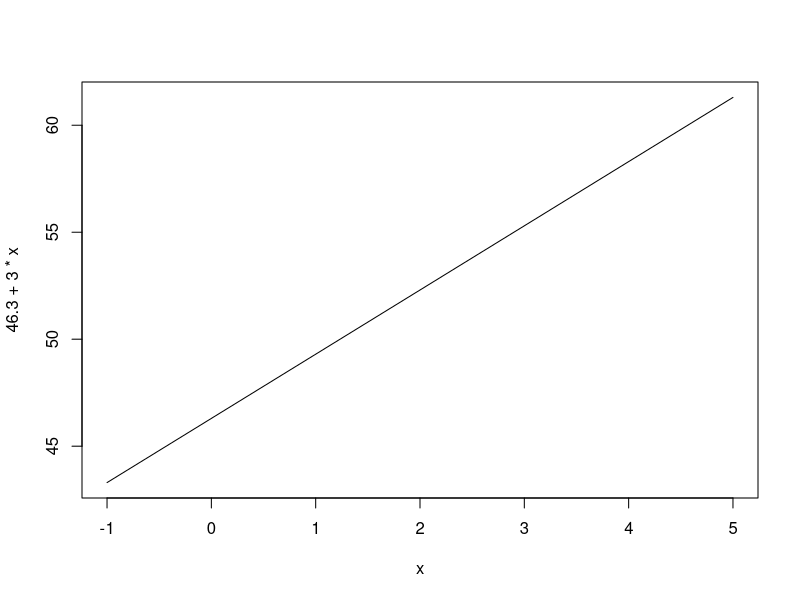
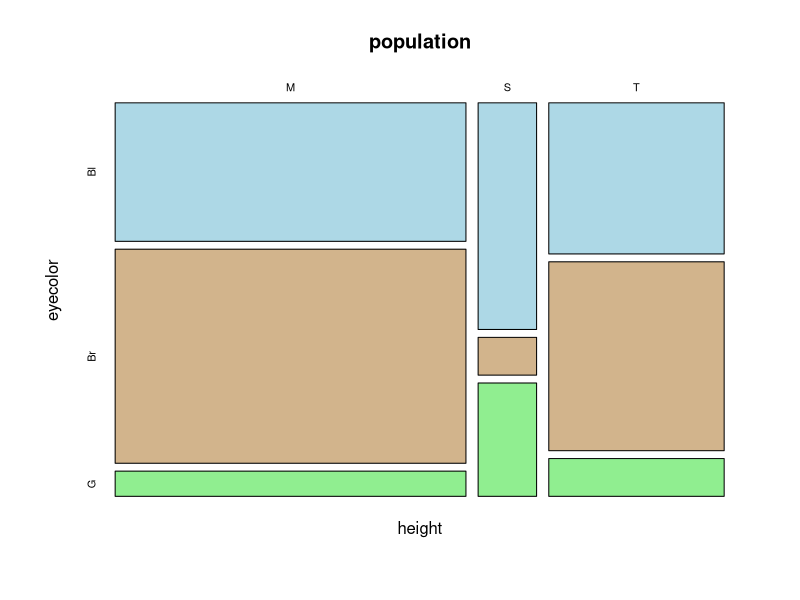
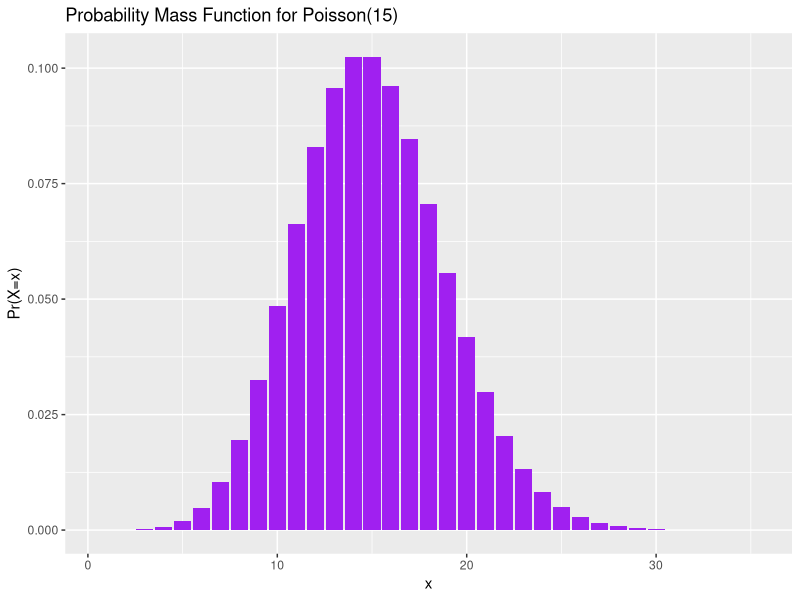
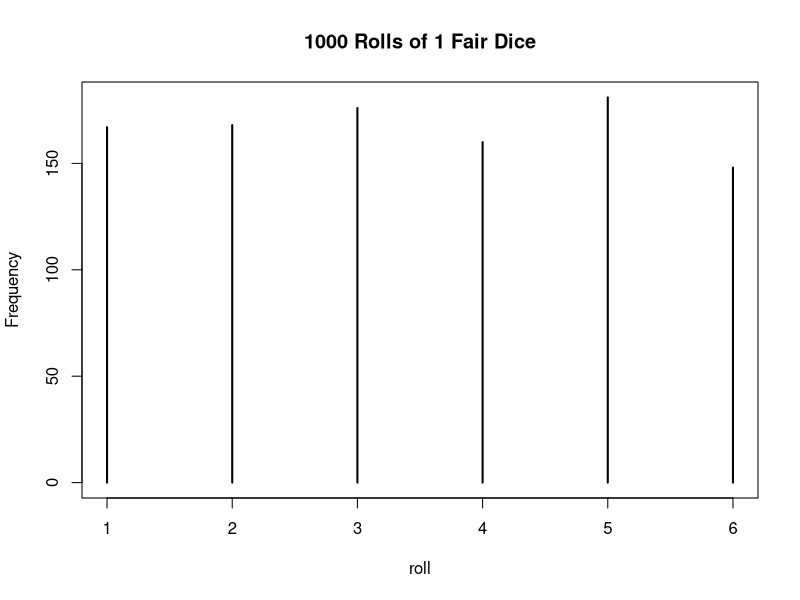
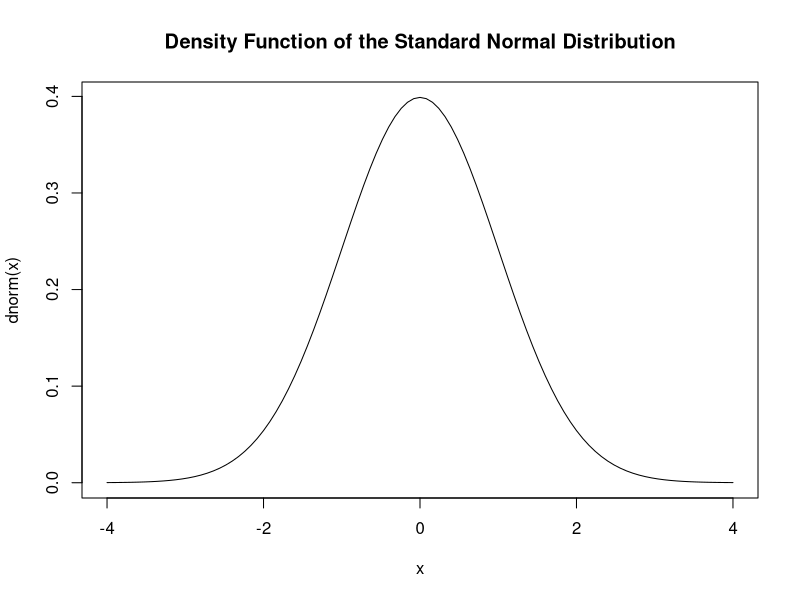
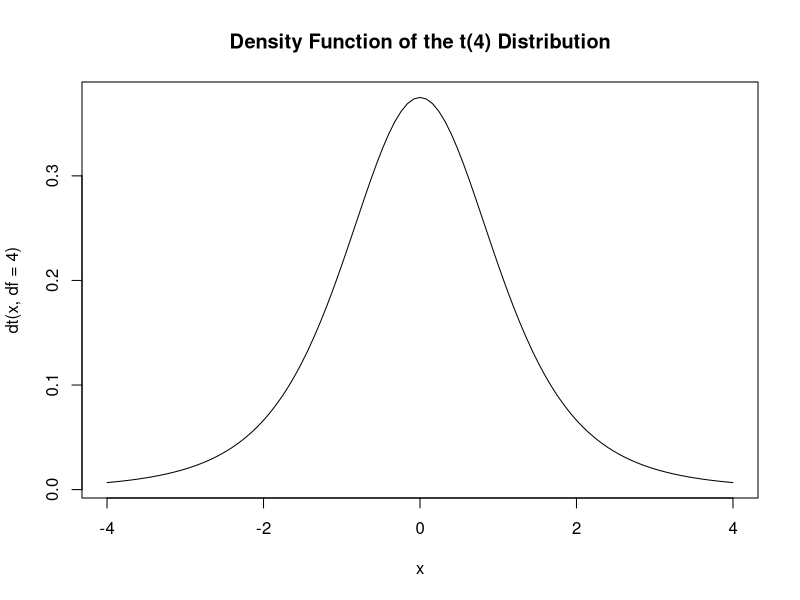

These charts were generated, in order, by the following R code:
## ---- chunk 1
knitr::opts_chunk$set(echo = TRUE)
## ---- chunk 2
# Load all packages here:
library(tidyverse)
library(dplyr)
library(ggplot2)
# Set seed value of random number generator to get "replicable" random numbers.
# The choice of seed value of 76 was an arbitrary one on my part.
set.seed(76)
## ---- chunk 3
stratum=1:3
label=c('United States','Mexico','Canada')
population=c(310,112,34)
averageAge=c(36.8,26.7,40.7)
#put vectors in a tibble to display
tibble(stratum,label,population,averageAge)
## ---- chunk 4
averageNA=(population/sum(population))%*%averageAge
round(averageNA,1)

## ---- chunk 5
x1=c(-1,0,1)
x0=rep(1,3)
X = matrix(c(x0,x1),3,2)
X
betahat=c(46.3,3.0)
yhat=X%*%betahat
yhat
## ---- chunk 6
curve(46.3+3.0*x, from=-1, to=5)
## ---- chunk 7
poptable=tribble(
  ~height, ~eyecolor,  ~p,
 "T", "Bl",  .12,
"T", "Br", .15,
"T", "G", .03,
"M", "Bl", .22,
"M", "Br", .34,
"M", "G",  .04,
"S", "Bl",  .06,
"S", "Br",  .01,
"S", "G",  .03)
poptable <- poptable %>%
  mutate(p1000=p*1000)

population <- poptable %>%
  uncount(p1000) # uncount() duplicates rows according to a weighting variable

mosaicplot(height~eyecolor, data=population, color=c('lightblue','tan','lightgreen'))
## ---- chunk 8
poissonpmf <- tibble(x=1:35,prob=dpois(x,15))

ggplot(data = poissonpmf, mapping = aes(x = x, y = prob)) +
  geom_col(fill = 'purple') +
  ggtitle("Probability Mass Function for Poisson(15)") +
  xlab("x") + ylab("Pr(X=x)")
## ---- chunk 9
dice = 1:6
sample(x = dice, size = 1, replace = TRUE)
sims=sample(x = dice, size = 1000, replace = TRUE)
table(sims)/length(sims)
plot(table(sims), xlab = 'roll', ylab = 'Frequency', main = '1000 Rolls of 1 Fair Dice')
## ---- chunk 10
curve(dnorm(x), from=-4, to=4, main="Density Function of the Standard Normal Distribution")
## ---- chunk 11
curve(dt(x,df=4), from=-4, to=4, main="Density Function of the t(4) Distribution")
